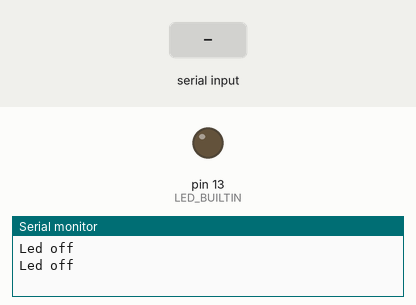
The sketch below on a simulated Arduino Uno, built with avr-gcc and run on an emulated ATmega328P. Parts: output pins drawn as LEDs (lit = HIGH), the last lines printed to the serial monitor. Inputs (shaded band) come from the test bench.

Above: at 1.2 s.
1.3 s: "1\n" received over Serial
At 3.2 s:
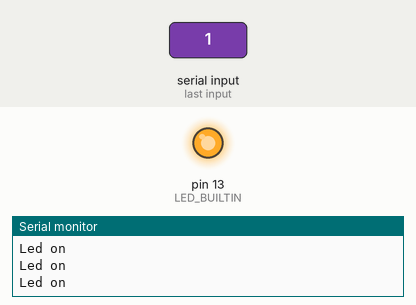
3.5 s: "0\n" received over Serial
At 4.9 s:
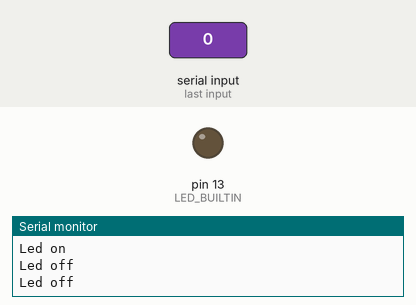
Timing chart, 0 to 6.5 s (numbered marks = the images above; inputs shaded):
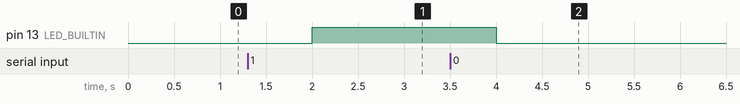

Measured:
- after the input at 1.3 s, pin 13 (LED_BUILTIN): LOW → HIGH after 0.70 s
- after the input at 3.5 s, pin 13 (LED_BUILTIN): HIGH → LOW after 0.50 s

The sketch:

myBlink.ino
```cpp
int x;

void setup() {
  Serial.begin(9600);
  Serial.setTimeout(1);
  pinMode(LED_BUILTIN, OUTPUT);
}


void loop() {

  while (!Serial.available())
  {
    if (x==1)
    {
      Serial.println("Led on");
      delay(1000);
    }
    else if (x==0)
    {
      Serial.println("Led off");
      delay(1000);
    }
    else{}
  }
	x = Serial.readString().toInt();
  if(x == 1)
  {
    digitalWrite(LED_BUILTIN, HIGH);
    Serial.println("Led on");
  }
  else if (x == 0)
  {
    digitalWrite(LED_BUILTIN, LOW);
    Serial.println("Led off");
  }

}
```
